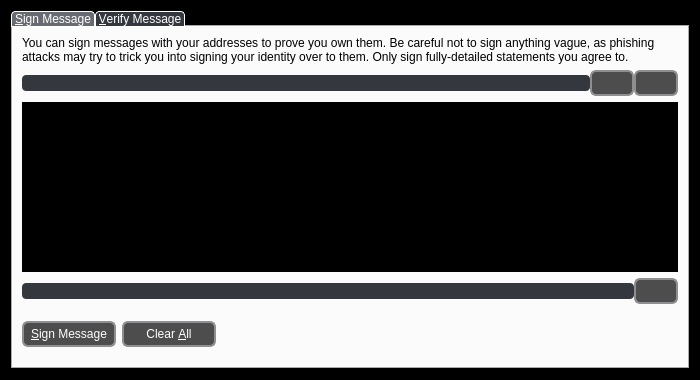
<?xml version="1.0" encoding="UTF-8"?>
<ui version="4.0">
 <class>SignVerifyMessageDialog</class>
 <widget class="QDialog" name="SignVerifyMessageDialog">
  <property name="geometry">
   <rect>
    <x>0</x>
    <y>0</y>
    <width>700</width>
    <height>380</height>
   </rect>
  </property>
  <property name="palette">
   <palette>
    <active>
     <colorrole role="WindowText">
      <brush brushstyle="SolidPattern">
       <color alpha="255">
        <red>255</red>
        <green>255</green>
        <blue>255</blue>
       </color>
      </brush>
     </colorrole>
     <colorrole role="Base">
      <brush brushstyle="SolidPattern">
       <color alpha="255">
        <red>0</red>
        <green>0</green>
        <blue>0</blue>
       </color>
      </brush>
     </colorrole>
     <colorrole role="Window">
      <brush brushstyle="SolidPattern">
       <color alpha="255">
        <red>0</red>
        <green>0</green>
        <blue>0</blue>
       </color>
      </brush>
     </colorrole>
    </active>
    <inactive>
     <colorrole role="WindowText">
      <brush brushstyle="SolidPattern">
       <color alpha="255">
        <red>255</red>
        <green>255</green>
        <blue>255</blue>
       </color>
      </brush>
     </colorrole>
     <colorrole role="Base">
      <brush brushstyle="SolidPattern">
       <color alpha="255">
        <red>0</red>
        <green>0</green>
        <blue>0</blue>
       </color>
      </brush>
     </colorrole>
     <colorrole role="Window">
      <brush brushstyle="SolidPattern">
       <color alpha="255">
        <red>0</red>
        <green>0</green>
        <blue>0</blue>
       </color>
      </brush>
     </colorrole>
    </inactive>
    <disabled>
     <colorrole role="WindowText">
      <brush brushstyle="SolidPattern">
       <color alpha="255">
        <red>159</red>
        <green>158</green>
        <blue>158</blue>
       </color>
      </brush>
     </colorrole>
     <colorrole role="Base">
      <brush brushstyle="SolidPattern">
       <color alpha="255">
        <red>0</red>
        <green>0</green>
        <blue>0</blue>
       </color>
      </brush>
     </colorrole>
     <colorrole role="Window">
      <brush brushstyle="SolidPattern">
       <color alpha="255">
        <red>0</red>
        <green>0</green>
        <blue>0</blue>
       </color>
      </brush>
     </colorrole>
    </disabled>
   </palette>
  </property>
  <property name="windowTitle">
   <string>Signatures - Sign / Verify a Message</string>
  </property>
  <property name="modal">
   <bool>true</bool>
  </property>
  <layout class="QVBoxLayout" name="verticalLayout">
   <item>
    <widget class="QTabWidget" name="tabWidget">
     <property name="styleSheet">
      <string notr="true">QTabBar::tab {
	background-color: #34373E;
	color: #ffffff;
	border: 1px solid #ffffff;
	border-top-left-radius: 4px;
	border-top-right-radius: 4px;
	min-width: 10ex;
   min-height: 3ex;
   padding-right: 3px;
   padding-left: 3px;
}
QTabBar::tab:selected {
	background-color: #676A71;
}</string>
     </property>
     <property name="currentIndex">
      <number>0</number>
     </property>
     <widget class="QWidget" name="tabSignMessage">
      <attribute name="title">
       <string>&amp;Sign Message</string>
      </attribute>
      <layout class="QVBoxLayout" name="verticalLayout_SM">
       <item>
        <widget class="QLabel" name="infoLabel_SM">
         <property name="text">
          <string>You can sign messages with your addresses to prove you own them. Be careful not to sign anything vague, as phishing attacks may try to trick you into signing your identity over to them. Only sign fully-detailed statements you agree to.</string>
         </property>
         <property name="textFormat">
          <enum>Qt::PlainText</enum>
         </property>
         <property name="wordWrap">
          <bool>true</bool>
         </property>
        </widget>
       </item>
       <item>
        <layout class="QHBoxLayout" name="horizontalLayout_1_SM">
         <property name="spacing">
          <number>0</number>
         </property>
         <item>
          <widget class="QValidatedLineEdit" name="addressIn_SM">
           <property name="toolTip">
            <string>The address to sign the message with (e.g. SXywGBZBowrppUwwNUo1GCRDTibzJi7g2M)</string>
           </property>
           <property name="styleSheet">
            <string notr="true">QLineEdit {
	background-color: #34373E;
	color: #FFFFFF;
	border: 1px solid #FFFFFFF;
	border-radius: 4px;
}
QLineEdit:hover {
	background-color: #676A71;
}</string>
           </property>
           <property name="maxLength">
            <number>34</number>
           </property>
          </widget>
         </item>
         <item>
          <widget class="QPushButton" name="addressBookButton_SM">
           <property name="toolTip">
            <string>Choose an address from the address book</string>
           </property>
           <property name="styleSheet">
            <string notr="true">QPushButton {
     border: 2px solid #8f8f91;
     border-radius: 6px;
     background-color: qlineargradient(spread:pad, x1:0, y1:0, x2:1, y2:0, stop:0.0511364 rgba(77, 77, 77, 255));
     min-width:40px;
     min-height: 22px;
     color: #fff;
 }

 QPushButton:pressed {
     background-color: qlineargradient(x1: 0, y1: 0, x2: 0, y2: 1,
                                       stop: 0 #dadbde, stop: 1 #f6f7fa);
 }

 QPushButton:flat {
     border: none; /* no border for a flat push button */
 }
QDialogButtonBox {
	background-color: #000;
}</string>
           </property>
           <property name="text">
            <string/>
           </property>
           <property name="icon">
            <iconset resource="../bitcoin.qrc">
             <normaloff>:/icons/address-book</normaloff>:/icons/address-book</iconset>
           </property>
           <property name="shortcut">
            <string>Alt+A</string>
           </property>
           <property name="autoDefault">
            <bool>false</bool>
           </property>
          </widget>
         </item>
         <item>
          <widget class="QPushButton" name="pasteButton_SM">
           <property name="toolTip">
            <string>Paste address from clipboard</string>
           </property>
           <property name="styleSheet">
            <string notr="true">QPushButton {
     border: 2px solid #8f8f91;
     border-radius: 6px;
     background-color: qlineargradient(spread:pad, x1:0, y1:0, x2:1, y2:0, stop:0.0511364 rgba(77, 77, 77, 255));
     min-width:40px;
     min-height: 22px;
     color: #fff;
 }

 QPushButton:pressed {
     background-color: qlineargradient(x1: 0, y1: 0, x2: 0, y2: 1,
                                       stop: 0 #dadbde, stop: 1 #f6f7fa);
 }

 QPushButton:flat {
     border: none; /* no border for a flat push button */
 }
QDialogButtonBox {
	background-color: #000;
}</string>
           </property>
           <property name="text">
            <string/>
           </property>
           <property name="icon">
            <iconset resource="../bitcoin.qrc">
             <normaloff>:/icons/editpaste</normaloff>:/icons/editpaste</iconset>
           </property>
           <property name="shortcut">
            <string>Alt+P</string>
           </property>
           <property name="autoDefault">
            <bool>false</bool>
           </property>
          </widget>
         </item>
        </layout>
       </item>
       <item>
        <widget class="QPlainTextEdit" name="messageIn_SM">
         <property name="toolTip">
          <string>Enter the message you want to sign here</string>
         </property>
         <property name="styleSheet">
          <string notr="true">QPlainTextEdit {
	background-color: #000000;
	color: #FFFFFF;
}</string>
         </property>
        </widget>
       </item>
       <item>
        <layout class="QHBoxLayout" name="horizontalLayout_2_SM">
         <property name="spacing">
          <number>0</number>
         </property>
         <item>
          <widget class="QLineEdit" name="signatureOut_SM">
           <property name="font">
            <font>
             <italic>true</italic>
            </font>
           </property>
           <property name="styleSheet">
            <string notr="true">QLineEdit {
	background-color: #34373E;
	color: #FFFFFF;
	border: 1px solid #FFFFFFF;
	border-radius: 4px;
}
QLineEdit:hover {
	background-color: #676A71;
}</string>
           </property>
           <property name="readOnly">
            <bool>true</bool>
           </property>
          </widget>
         </item>
         <item>
          <widget class="QPushButton" name="copySignatureButton_SM">
           <property name="toolTip">
            <string>Copy the current signature to the system clipboard</string>
           </property>
           <property name="styleSheet">
            <string notr="true">QPushButton {
     border: 2px solid #8f8f91;
     border-radius: 6px;
     background-color: qlineargradient(spread:pad, x1:0, y1:0, x2:1, y2:0, stop:0.0511364 rgba(77, 77, 77, 255));
     min-width:40px;
     min-height: 22px;
     color: #fff;
 }

 QPushButton:pressed {
     background-color: qlineargradient(x1: 0, y1: 0, x2: 0, y2: 1,
                                       stop: 0 #dadbde, stop: 1 #f6f7fa);
 }

 QPushButton:flat {
     border: none; /* no border for a flat push button */
 }
QDialogButtonBox {
	background-color: #000;
}</string>
           </property>
           <property name="text">
            <string/>
           </property>
           <property name="icon">
            <iconset resource="../bitcoin.qrc">
             <normaloff>:/icons/editcopy</normaloff>:/icons/editcopy</iconset>
           </property>
           <property name="autoDefault">
            <bool>false</bool>
           </property>
          </widget>
         </item>
        </layout>
       </item>
       <item>
        <layout class="QHBoxLayout" name="horizontalLayout_3_SM">
         <item>
          <widget class="QPushButton" name="signMessageButton_SM">
           <property name="toolTip">
            <string>Sign the message to prove you own this Camorracoin address</string>
           </property>
           <property name="styleSheet">
            <string notr="true">QPushButton {
     border: 2px solid #8f8f91;
     border-radius: 6px;
     background-color: qlineargradient(spread:pad, x1:0, y1:0, x2:1, y2:0, stop:0.0511364 rgba(77, 77, 77, 255));
     min-width:90px;
     min-height: 22px;
     color: #fff;
 }

 QPushButton:pressed {
     background-color: qlineargradient(x1: 0, y1: 0, x2: 0, y2: 1,
                                       stop: 0 #dadbde, stop: 1 #f6f7fa);
 }

 QPushButton:flat {
     border: none; /* no border for a flat push button */
 }
QDialogButtonBox {
	background-color: #000;
}</string>
           </property>
           <property name="text">
            <string>&amp;Sign Message</string>
           </property>
           <property name="icon">
            <iconset resource="../bitcoin.qrc">
             <normaloff>:/icons/edit</normaloff>:/icons/edit</iconset>
           </property>
           <property name="autoDefault">
            <bool>false</bool>
           </property>
          </widget>
         </item>
         <item>
          <widget class="QPushButton" name="clearButton_SM">
           <property name="toolTip">
            <string>Reset all sign message fields</string>
           </property>
           <property name="styleSheet">
            <string notr="true">QPushButton {
     border: 2px solid #8f8f91;
     border-radius: 6px;
     background-color: qlineargradient(spread:pad, x1:0, y1:0, x2:1, y2:0, stop:0.0511364 rgba(77, 77, 77, 255));
     min-width:90px;
     min-height: 22px;
     color: #fff;
 }

 QPushButton:pressed {
     background-color: qlineargradient(x1: 0, y1: 0, x2: 0, y2: 1,
                                       stop: 0 #dadbde, stop: 1 #f6f7fa);
 }

 QPushButton:flat {
     border: none; /* no border for a flat push button */
 }
QDialogButtonBox {
	background-color: #000;
}</string>
           </property>
           <property name="text">
            <string>Clear &amp;All</string>
           </property>
           <property name="icon">
            <iconset resource="../bitcoin.qrc">
             <normaloff>:/icons/remove</normaloff>:/icons/remove</iconset>
           </property>
           <property name="autoDefault">
            <bool>false</bool>
           </property>
          </widget>
         </item>
         <item>
          <spacer name="horizontalSpacer_1_SM">
           <property name="orientation">
            <enum>Qt::Horizontal</enum>
           </property>
           <property name="sizeHint" stdset="0">
            <size>
             <width>40</width>
             <height>48</height>
            </size>
           </property>
          </spacer>
         </item>
         <item>
          <widget class="QLabel" name="statusLabel_SM">
           <property name="font">
            <font>
             <weight>75</weight>
             <bold>true</bold>
            </font>
           </property>
           <property name="text">
            <string/>
           </property>
           <property name="wordWrap">
            <bool>true</bool>
           </property>
          </widget>
         </item>
         <item>
          <spacer name="horizontalSpacer_2_SM">
           <property name="orientation">
            <enum>Qt::Horizontal</enum>
           </property>
           <property name="sizeHint" stdset="0">
            <size>
             <width>40</width>
             <height>48</height>
            </size>
           </property>
          </spacer>
         </item>
        </layout>
       </item>
      </layout>
     </widget>
     <widget class="QWidget" name="tabVerifyMessage">
      <attribute name="title">
       <string>&amp;Verify Message</string>
      </attribute>
      <layout class="QVBoxLayout" name="verticalLayout_VM">
       <item>
        <widget class="QLabel" name="infoLabel_VM">
         <property name="text">
          <string>Enter the signing address, message (ensure you copy line breaks, spaces, tabs, etc. exactly) and signature below to verify the message. Be careful not to read more into the signature than what is in the signed message itself, to avoid being tricked by a man-in-the-middle attack.</string>
         </property>
         <property name="textFormat">
          <enum>Qt::PlainText</enum>
         </property>
         <property name="alignment">
          <set>Qt::AlignLeading|Qt::AlignLeft|Qt::AlignTop</set>
         </property>
         <property name="wordWrap">
          <bool>true</bool>
         </property>
        </widget>
       </item>
       <item>
        <layout class="QHBoxLayout" name="horizontalLayout_1_VM">
         <property name="spacing">
          <number>0</number>
         </property>
         <item>
          <widget class="QValidatedLineEdit" name="addressIn_VM">
           <property name="toolTip">
            <string>The address the message was signed with (e.g. SXywGBZBowrppUwwNUo1GCRDTibzJi7g2M)</string>
           </property>
           <property name="styleSheet">
            <string notr="true">QLineEdit {
	background-color: #34373E;
	color: #FFFFFF;
	border: 1px solid #FFFFFFF;
	border-radius: 4px;
}
QLineEdit:hover {
	background-color: #676A71;
}</string>
           </property>
           <property name="maxLength">
            <number>34</number>
           </property>
          </widget>
         </item>
         <item>
          <widget class="QPushButton" name="addressBookButton_VM">
           <property name="toolTip">
            <string>Choose an address from the address book</string>
           </property>
           <property name="styleSheet">
            <string notr="true">QPushButton {
     border: 2px solid #8f8f91;
     border-radius: 6px;
     background-color: qlineargradient(spread:pad, x1:0, y1:0, x2:1, y2:0, stop:0.0511364 rgba(77, 77, 77, 255));
     min-width:40px;
     min-height: 22px;
     color: #fff;
 }

 QPushButton:pressed {
     background-color: qlineargradient(x1: 0, y1: 0, x2: 0, y2: 1,
                                       stop: 0 #dadbde, stop: 1 #f6f7fa);
 }

 QPushButton:flat {
     border: none; /* no border for a flat push button */
 }
QDialogButtonBox {
	background-color: #000;
}</string>
           </property>
           <property name="text">
            <string/>
           </property>
           <property name="icon">
            <iconset resource="../bitcoin.qrc">
             <normaloff>:/icons/address-book</normaloff>:/icons/address-book</iconset>
           </property>
           <property name="shortcut">
            <string>Alt+A</string>
           </property>
           <property name="autoDefault">
            <bool>false</bool>
           </property>
          </widget>
         </item>
        </layout>
       </item>
       <item>
        <widget class="QPlainTextEdit" name="messageIn_VM">
         <property name="styleSheet">
          <string notr="true">QPlainTextEdit {
	background-color: #000000;
	color: #FFFFFF;
}</string>
         </property>
        </widget>
       </item>
       <item>
        <widget class="QValidatedLineEdit" name="signatureIn_VM">
         <property name="styleSheet">
          <string notr="true">QLineEdit {
	background-color: #34373E;
	color: #FFFFFF;
	border: 1px solid #FFFFFFF;
	border-radius: 4px;
}
QLineEdit:hover {
	background-color: #676A71;
}</string>
         </property>
        </widget>
       </item>
       <item>
        <layout class="QHBoxLayout" name="horizontalLayout_2_VM">
         <item>
          <widget class="QPushButton" name="verifyMessageButton_VM">
           <property name="toolTip">
            <string>Verify the message to ensure it was signed with the specified Camorracoin address</string>
           </property>
           <property name="styleSheet">
            <string notr="true">QPushButton {
     border: 2px solid #8f8f91;
     border-radius: 6px;
     background-color: qlineargradient(spread:pad, x1:0, y1:0, x2:1, y2:0, stop:0.0511364 rgba(77, 77, 77, 255));
     min-width:90px;
     min-height: 22px;
     color: #fff;
 }

 QPushButton:pressed {
     background-color: qlineargradient(x1: 0, y1: 0, x2: 0, y2: 1,
                                       stop: 0 #dadbde, stop: 1 #f6f7fa);
 }

 QPushButton:flat {
     border: none; /* no border for a flat push button */
 }
QDialogButtonBox {
	background-color: #000;
}</string>
           </property>
           <property name="text">
            <string>&amp;Verify Message</string>
           </property>
           <property name="icon">
            <iconset resource="../bitcoin.qrc">
             <normaloff>:/icons/transaction_0</normaloff>:/icons/transaction_0</iconset>
           </property>
           <property name="autoDefault">
            <bool>false</bool>
           </property>
          </widget>
         </item>
         <item>
          <widget class="QPushButton" name="clearButton_VM">
           <property name="toolTip">
            <string>Reset all verify message fields</string>
           </property>
           <property name="styleSheet">
            <string notr="true">QPushButton {
     border: 2px solid #8f8f91;
     border-radius: 6px;
     background-color: qlineargradient(spread:pad, x1:0, y1:0, x2:1, y2:0, stop:0.0511364 rgba(77, 77, 77, 255));
     min-width:90px;
     min-height: 22px;
     color: #fff;
 }

 QPushButton:pressed {
     background-color: qlineargradient(x1: 0, y1: 0, x2: 0, y2: 1,
                                       stop: 0 #dadbde, stop: 1 #f6f7fa);
 }

 QPushButton:flat {
     border: none; /* no border for a flat push button */
 }
QDialogButtonBox {
	background-color: #000;
}</string>
           </property>
           <property name="text">
            <string>Clear &amp;All</string>
           </property>
           <property name="icon">
            <iconset resource="../bitcoin.qrc">
             <normaloff>:/icons/remove</normaloff>:/icons/remove</iconset>
           </property>
           <property name="autoDefault">
            <bool>false</bool>
           </property>
          </widget>
         </item>
         <item>
          <spacer name="horizontalSpacer_1_VM">
           <property name="orientation">
            <enum>Qt::Horizontal</enum>
           </property>
           <property name="sizeHint" stdset="0">
            <size>
             <width>40</width>
             <height>48</height>
            </size>
           </property>
          </spacer>
         </item>
         <item>
          <widget class="QLabel" name="statusLabel_VM">
           <property name="font">
            <font>
             <weight>75</weight>
             <bold>true</bold>
            </font>
           </property>
           <property name="text">
            <string/>
           </property>
           <property name="wordWrap">
            <bool>true</bool>
           </property>
          </widget>
         </item>
         <item>
          <spacer name="horizontalSpacer_2_VM">
           <property name="orientation">
            <enum>Qt::Horizontal</enum>
           </property>
           <property name="sizeHint" stdset="0">
            <size>
             <width>40</width>
             <height>48</height>
            </size>
           </property>
          </spacer>
         </item>
        </layout>
       </item>
      </layout>
     </widget>
    </widget>
   </item>
  </layout>
 </widget>
 <customwidgets>
  <customwidget>
   <class>QValidatedLineEdit</class>
   <extends>QLineEdit</extends>
   <header>qvalidatedlineedit.h</header>
  </customwidget>
 </customwidgets>
 <resources>
  <include location="../bitcoin.qrc"/>
 </resources>
 <connections/>
</ui>
